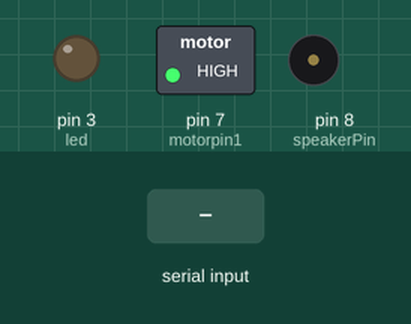
The sketch below on a simulated Arduino Uno, built with avr-gcc and run on an emulated ATmega328P. On the bench: switched loads named in the sketch (green lamp = pin HIGH), output pins drawn as LEDs (lit = HIGH), buzzer (waves = sounding). Inputs (shaded band) come from the test bench. What the sketch prints to the serial monitor is not drawn.

Above: at 1.2 s.
1.3 s: "O" received over Serial
At 2.8 s:
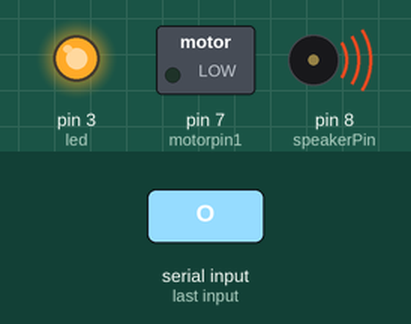
At 12.8 s:
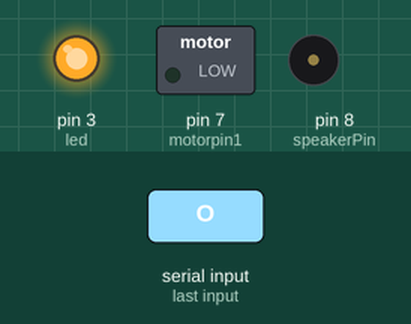
Timing chart, 0 to 13.5 s (numbered marks = the images above; inputs shaded):
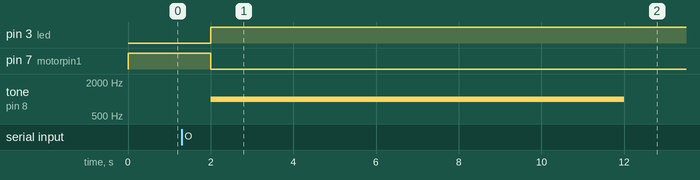

The sketch:

enpacheck.ino
```cpp
int motorpin1 = 7;

int led = 3;           // The pin that the LED is attached to
int speakerPin = 8;       // The digital pin connected to the speaker


void setup() {
  // Initialize serial communication:
  Serial.begin(9600);

  // Initialize the LED pin as an output:
  pinMode(led, OUTPUT);

  // Initialize the motor control pins as outputs:
  pinMode(motorpin1, OUTPUT);


  // Initialize the speaker pin as an output:
  pinMode(speakerPin, OUTPUT);

  // Set an initial state for the motor control pins (e.g., stop the motor):
  digitalWrite(motorpin1, HIGH);

  noTone(speakerPin);  // Turn off the speaker initially.
}

void loop() {

  // Read incoming data from serial communication:

//if (Serial.available() > 0){
    char incomingByte = Serial.read();
    Serial.println(incomingByte);
    Serial.println("out if");
  // Check the received character
  if (incomingByte == 'O') {
    // Do something when 'H' is received, e.g., turn on the LED, start the motor, and play a beep sound.
    Serial.println("in if");
    digitalWrite(led, HIGH);
    digitalWrite(motorpin1, LOW);

    tone(speakerPin, 1000);  // Play a 1000Hz tone on the speaker.
    delay(10000);            // Delay to control the duration of the beep.
    noTone(speakerPin);      // Turn off the speaker.
  }
  Serial.println("asf");
  delay(1000);
}
```

Measured:
- after the input at 1.3 s, pin 3 (led): LOW → HIGH after 0.70 s; pin 7 (motorpin1): HIGH → LOW after 0.70 s; tone on pin 8 (speakerPin): silent → 1000 Hz after 0.70 s, → silent 10.0 s later
